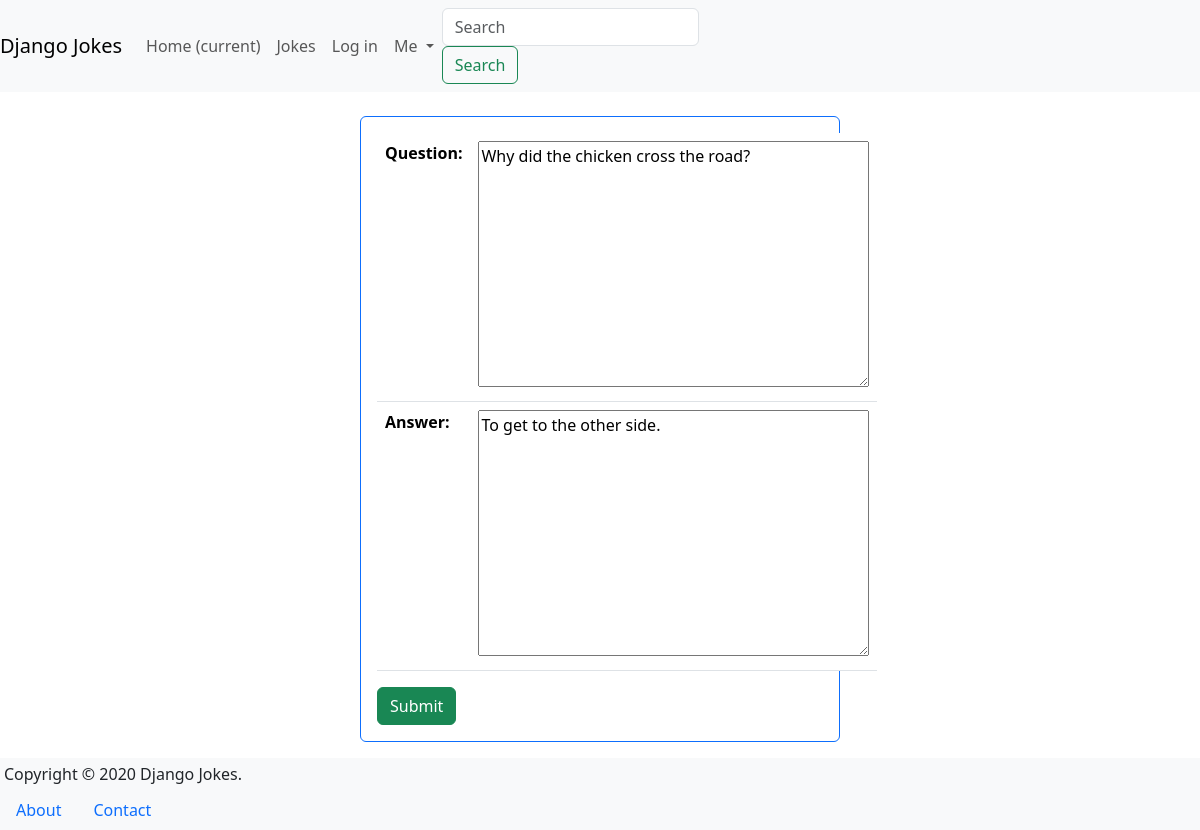
The page /jokes/joke/1/update/ on the database as committed earlier.
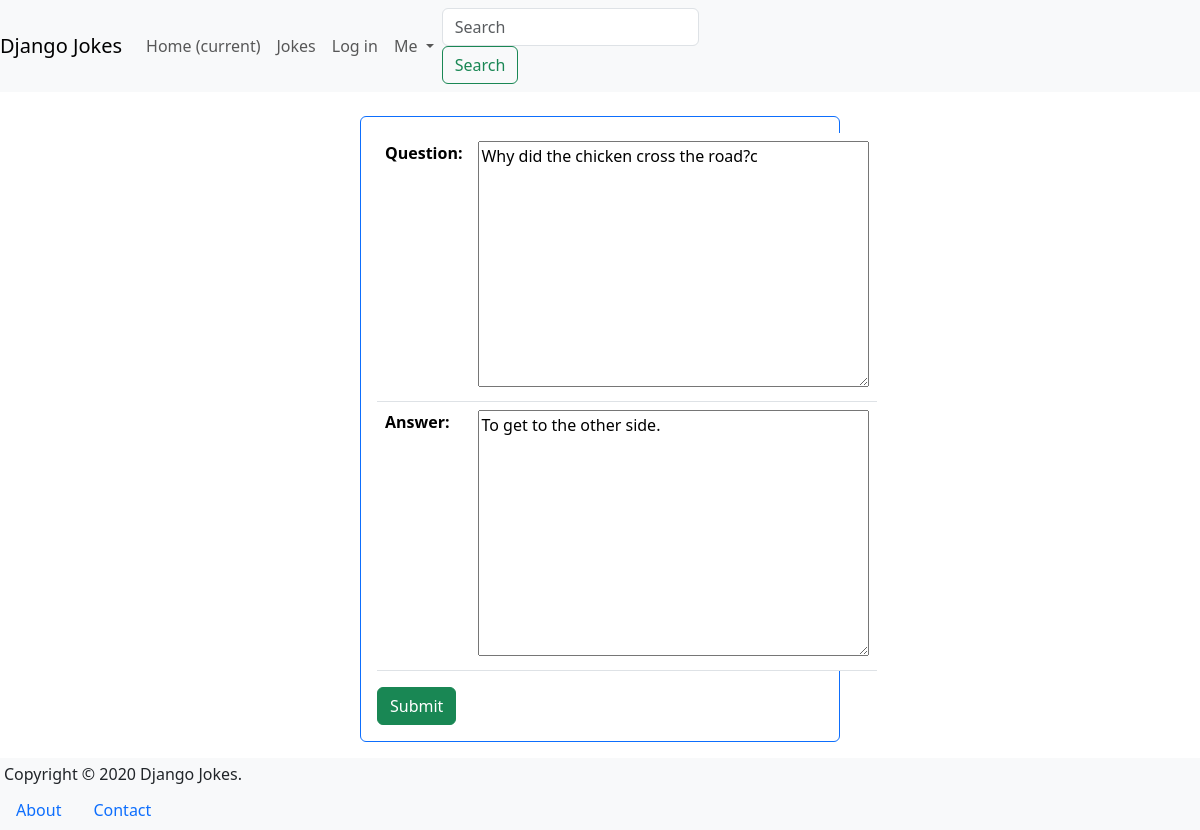
The same page on the database as committed later.
### jokes/models.py (models this page shows, shortened)
class Joke(models.Model):
    question = models.TextField(max_length=200)
    answer = models.TextField(max_length=100, blank=True)
    created = models.DateTimeField(auto_now_add=True)
    updated = models.DateTimeField(auto_now=True)

### jokes/views.py (the view)
# urls.py: path('joke/<int:pk>/update/', JokeUpdateView.as_view(), name='update'),
class JokeUpdateView(UpdateView):
    model = Joke
    fields = ['question', 'answer']

### templates/jokes/joke_form.html (shortened to what this page needs)
{% extends "_base.html" %}
{% block main %}
    <div class="card border-primary m-auto mb-3 p-3"
    style="max-width: 30rem">
    <form method="post">
        <table class="table">
        {{ form.as_table }}
        </table>
        <button class="btn btn-success float-right">Submit</button>
        </form>
    </div>
{% endblock %}

Rows that differ between the two databases and show on the page:
changed Joke "To get to the other side.": question "Why did the chicken cross the road?" → "Why did the chicken cross the road?c"
